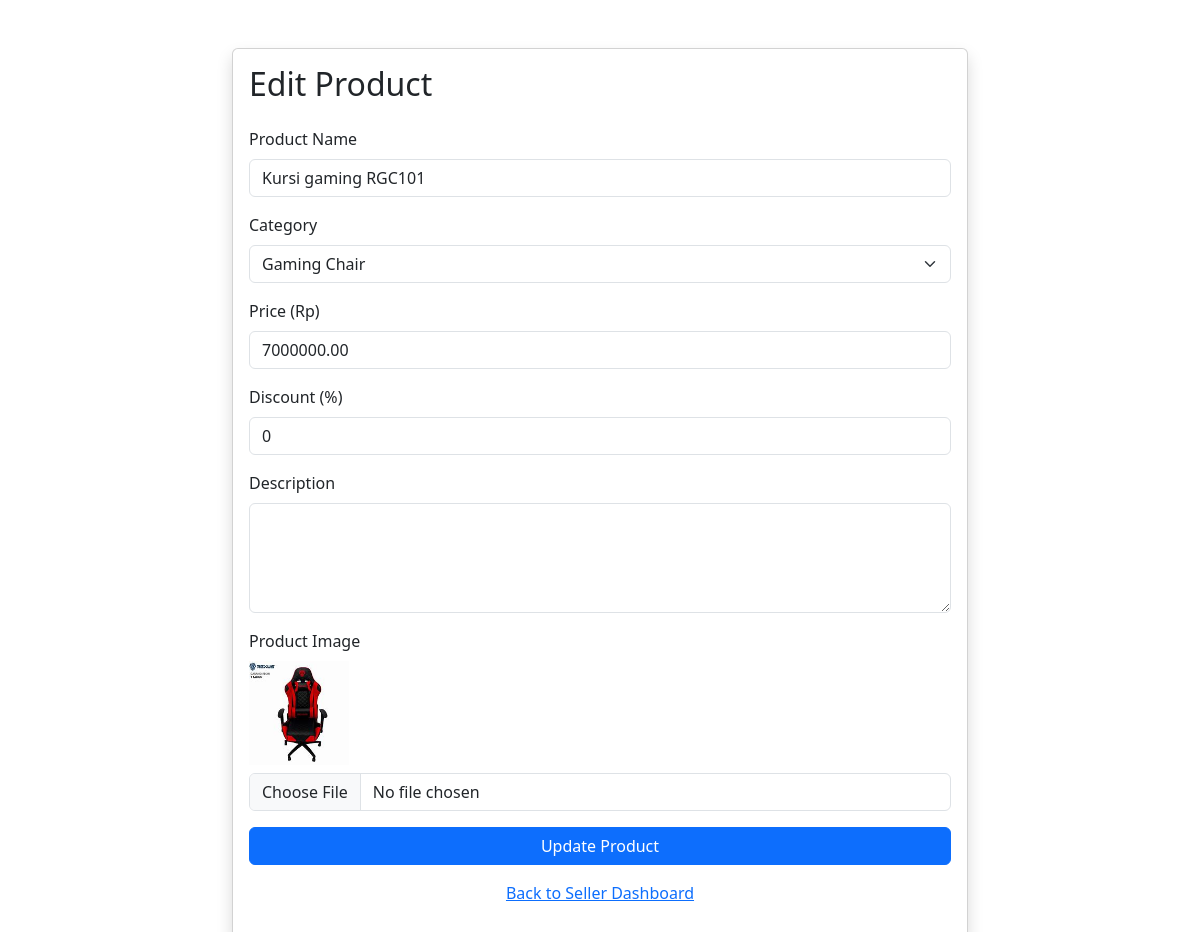
The page /edit_product.php?id=2 (signed in) on the database its author committed.
### tables this page shows
CREATE TABLE `products` (
  `id` int(11) NOT NULL,
  `seller_id` int(11) NOT NULL,
  `name` varchar(100) NOT NULL,
  `category` enum('computer','gaming_chair','vga','cpu','laptop','monitor','other') NOT NULL,
  `price` decimal(10,2) NOT NULL,
  `description` text DEFAULT NULL,
  `created_at` timestamp NOT NULL DEFAULT current_timestamp(),
  `discount` int(11) DEFAULT 0
);

CREATE TABLE `product_images` (
  `id` int(11) NOT NULL,
  `product_id` int(11) NOT NULL,
  `image_path` varchar(255) NOT NULL,
  `created_at` timestamp NOT NULL DEFAULT current_timestamp()
);

### edit_product.php (the view, shortened to what this page needs)
<?php
include 'connection.php';
$product_id = $_GET['id'];
$seller_id = $_SESSION['user_id'];
$sql = "SELECT * FROM products WHERE id='$product_id' AND seller_id='$seller_id'";
$result = mysqli_query($conn, $sql);
$row = mysqli_fetch_assoc($result);
$image_sql = "SELECT image_path FROM product_images WHERE product_id=$product_id LIMIT 1";
$image_result = mysqli_query($conn, $image_sql);
$image_row = mysqli_fetch_assoc($image_result);
$current_image = $image_row ? $image_row['image_path'] : null;
?>
<!DOCTYPE html>
<html lang="en">
<head>
    <link href="https://cdn.jsdelivr.net/npm/bootstrap@5.3.0/dist/css/bootstrap.min.css" rel="stylesheet">
</head>
<body>
    <div class="container mt-5">
        <div class="row justify-content-center">
            <div class="col-md-8">
                <div class="card shadow">
                    <div class="card-body">
                        <h2 class="card-title mb-4">Edit Product</h2>
                        <form method="post" action="" enctype="multipart/form-data">
                            <div class="mb-3">
                                <label for="name" class="form-label">Product Name</label>
                                <input type="text" class="form-control" name="name" id="name" value="<?php echo $row['name']; ?>" required>
                            </div>
                            <div class="mb-3">
                                <label for="category" class="form-label">Category</label>
                                <select class="form-select" name="category" id="category" required>
                                    <option value="gaming_chair" <?php if ($row['category'] == 'gaming_chair') echo 'selected'; ?>>Gaming Chair</option>
                                </select>
                            </div>
                            <div class="mb-3">
                                <label for="price" class="form-label">Price (Rp)</label>
                                <input type="number" class="form-control" name="price" id="price" step="0.01" value="<?php echo $row['price']; ?>" required>
                            </div>
                            <div class="mb-3">
                                <label for="discount" class="form-label">Discount (%)</label>
                                <input type="number" class="form-control" name="discount" id="discount" min="0" max="100" value="<?php echo $row['discount']; ?>">
                            </div>
                            <div class="mb-3">
                                <label for="description" class="form-label">Description</label>
                                <textarea class="form-control" name="description" id="description" rows="4"><?php echo $row['description']; ?></textarea>
                            </div>
                            <div class="mb-3">
                                <label for="image" class="form-label">Product Image</label>
                                <?php if ($current_image) { ?>
                                    <div class="mb-2">
                                        <img src="uploads/<?php echo $current_image; ?>" alt="Current Image" style="max-width: 100px;">
                                    </div>
                                <?php } ?>
                                <input type="file" class="form-control" name="image" id="image" accept="image/*">
                            </div>
                            <button type="submit" class="btn btn-primary w-100">Update Product</button>
                        </form>
                        <p class="text-center mt-3"><a href="seller.php">Back to Seller Dashboard</a></p>
                    </div>
                </div>
            </div>
        </div>
    </div>
</body>
</html>

### rows shown on the page
products: name "Kursi gaming RGC101", category "Gaming Chair", price "7000000.00", discount "0"
product_images: image_path (picture)
